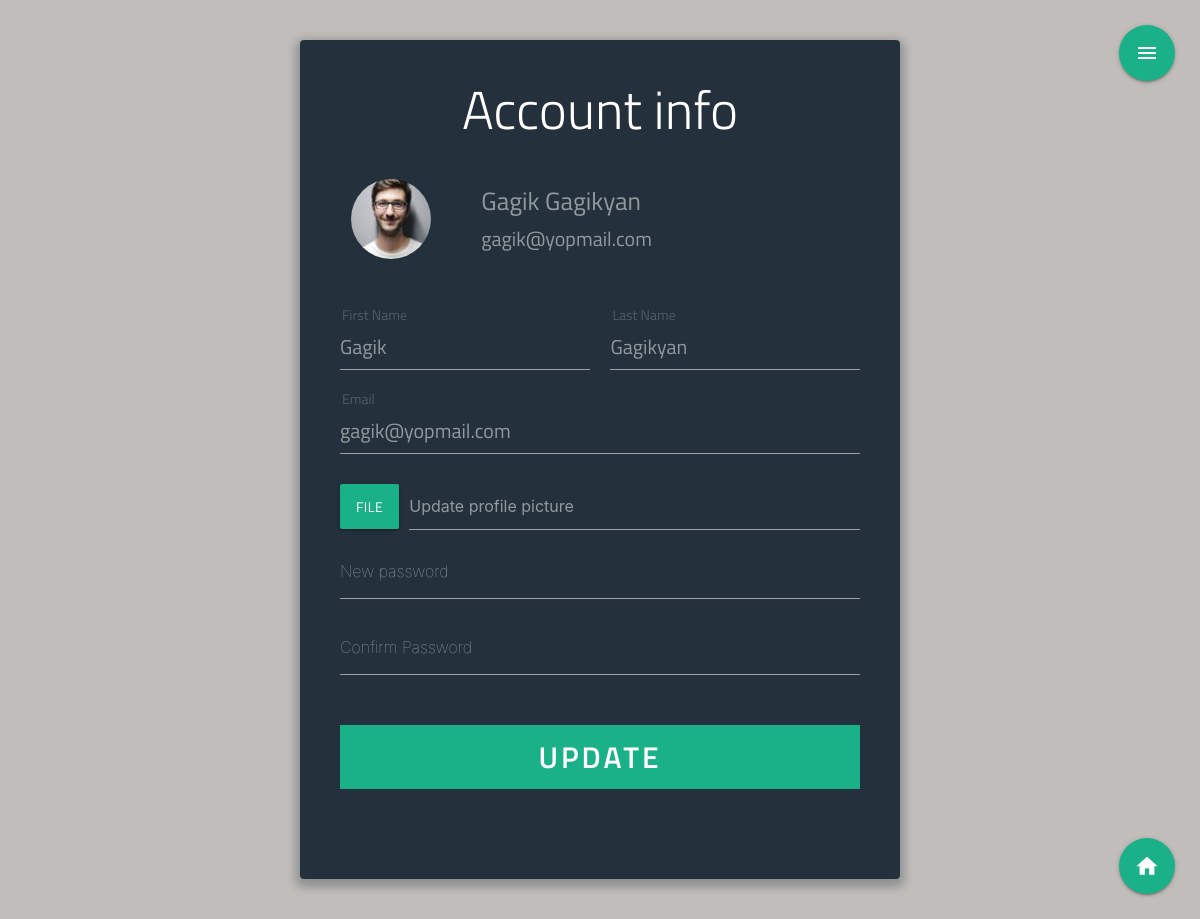
Screenshot of /account (signed in) with the database file from the repository.
### meeting_app/models.py (models this page shows, shortened)
class User(db.Model, UserMixin):
  id = db.Column(db.Integer, primary_key=True)
  fname = db.Column(db.String(60), nullable=False)
  lname = db.Column(db.String(60), nullable=False)
  email = db.Column(db.String(120), unique=True, nullable=False)
  image_file = db.Column(db.String(20), nullable=False, default='avatar.png')
  usertype = db.Column(db.String(20), nullable=False, default="user")
  password = db.Column(db.String(60), nullable=False)
  created_meetings = db.relationship('Meeting', backref='author', lazy=True)

### meeting_app/users/routes.py (the view)
@users.route('/account', methods=["GET", "POST"])
@login_required
def account():
  form = UpdateAccountForm()
  if form.validate_on_submit():
    if form.picture.data:
      picture_file = save_picture(form.picture.data)
      current_user.image_file = picture_file
    current_user.fname=form.fname.data
    current_user.lname=form.lname.data
    current_user.email=form.email.data
    if form.password.data:
      hashed_pass = bcrypt.generate_password_hash(form.password.data).decode('utf-8')
      current_user.password = hashed_pass
    db.session.commit()
    flash('Your account has bee updated!', 'success')
    return redirect(url_for('users.account'))
  elif request.method == 'GET':
    form.fname.data = current_user.fname
    form.lname.data = current_user.lname
    form.email.data = current_user.email
    form.password.data = current_user.password
  image_file = url_for('static', filename='/img/' + current_user.image_file)
  return render_template('account.html', title="Account", isIndex=True, image_file=image_file, form=form)

### meeting_app/users/forms.py (shortened to what this page needs)
class UpdateAccountForm(FlaskForm):
  fname = StringField("First Name", validators=[DataRequired(), Length(min=2, max=60)])
  lname = StringField("Last Name", validators=[DataRequired(), Length(min=2, max=60)])
  email = StringField("Email", validators=[DataRequired(), check_email])
  picture = FileField('Update profile picture', validators=[FileAllowed(['jpg','png','jpeg'])])
  password = PasswordField("New password",  validators = [check_pass, optional(), Length(min=6, max=60)])
  confirm_password = PasswordField("Confirm Password", validators = [EqualTo("password")])
  submit = SubmitField("Update")

### meeting_app/models.py (called while the page is built)
@login_manager.user_loader
def load_user(user_id):
  return User.query.get(int(user_id))

### meeting_app/templates/account.html (shortened to what this page needs)
{%extends "layout.html"%}
{% block content %}
<div class="wrap account">
<h2>Account info</h2>
<div class="row">
  <div class="col m3 s4" >
      <div class="profile-img-wrapper">
        <div class="user-img circle" style="background-image: url({{image_file}})"></div>
      </div>
  </div>
  <div class="col m9 s8">
    <div class="user-info">
      <p> {{current_user.fname}} {{current_user.lname}} </p>
      <p>{{current_user.email}}</p>
    </div>
  </div>
</div>
<div class="row">
  <div class="margin-top">
     <form  method="Post" action="" autocomplete="off" enctype="multipart/form-data">
       <div class="top-row">
      <div class="field-wrap">
        {{form.fname.label(class="req")}}
        {% if form.fname.errors %}
          {{form.fname(class="validate invalid length", minlength="2", maxlength="60", data_length="60")}}
              {% for  error in form.fname.errors %}
              <span class="helper-text"  data-error="{{error}}"></span>
              {% endfor %}
          {% else %}
          {{form.fname(class="validate length",minlength="2", maxlength="60", data_length="60")}}
        {% endif %}
      </div>
      <div class="field-wrap">
        {{form.lname.label(class="req")}}
        {% if form.lname.errors %}
          {{form.lname(class="validate invalid length",minlength="2", maxlength="60", data_length="60")}}
              {% for  error in form.lname.errors %}
              <span class="helper-text"  data-error="{{error}}"></span>
              {% endfor %}
          {% else %}
          {{form.lname(class="validate length" ,minlength="2", maxlength="60", data_length="60")}}
        {% endif %}
      </div>
       </div>
      <div class="field-wrap">
        {{form.email.label(class="req")}}
        {% if form.email.errors %}
          {{form.email(class="validate invalid")}}
            {% for  error in form.email.errors %}
                <span class="helper-text" data-error="{{error}}" ></span>
              {% endfor %}
          {% else %}
          {{form.email(class="validate", type="email")}}
        {% endif %}
      </div>
      <div class="file-field input-field">
        <div class="btn file-button">
          <span>File</span>
        </div>
        <div class="file-path-wrapper">
          {% if form.picture.errors %}
            {% for error in form.picture.errors %}
            <input class="file-path validate invalid" type="text" placeholder="Update profile picture">
            <span class="helper-text" data-error="{{error}}" ></span>
            {% endfor %}
          {% else %}
          <input class="file-path validate" type="text" placeholder="Update profile picture">
          {% endif %}
        </div>
      </div>
      <div class="field-wrap">
        {{form.password.label(class="account-label")}}
        {% if form.password.errors %}
          {{form.password(class="validate invalid", id="passLogin",minlength="6", maxlength="60")}}
            {% for  error in form.password.errors %}
                <span class="helper-text" data-error="{{error}}" ></span>
            {% endfor %}
        {% else %}
            {{form.password(class="validate",minlength="6",maxlength="60",data_length="60")}}
        {% endif %}
      </div>
      <div class="field-wrap">
        {{form.confirm_password.label(class="account-label")}}
        {% if form.confirm_password.errors %}
        {{form.confirm_password(class="validate invalid", minlength="6",maxlength="60",data_length="60")}}
          {% for  error in form.confirm_password.errors %}
              <span class="helper-text" data-error="{{error}}" ></span>
          {% endfor %}
      {% else %}
          {{form.confirm_password(class="validate signupConfimPass", minlength="6",maxlength="60", data_length="60")}}
      {% endif %}
      </div>
        <div class="field-wrap margin-top">
          {{form.submit(class="button button-block")}}
        </div>
    </form>
</div>
<div class="fixed-button-wrapper">
  <a class="btn-floating btn-large" href="{{url_for('main.index')}}"><i class="material-icons">home</i></a>
</div>
</div>
{% endblock content %}

### meeting_app/static/css/style.css (style rules this page uses)
*, *:before, *:after { box-sizing: border-box; outline: none; }
html { overflow-y: scroll; }
body { background: #c1bdba; font-family: "Titillium Web", sans-serif; }
a { text-decoration: none; color: #1ab188; transition: 0.5s ease; }
.wrap { background: rgba(19, 35, 47, 0.9); padding: 40px; max-width: 600px; margin: 40px auto; border-radius: 4px; box-shadow: 0 4px 10px 4px rgba(19, 35, 47, 0.3); }
h1, h2 { text-align: center; color: #ffffff; font-weight: 300; margin: 0 0 40px; }
label { position: absolute; transform: translateY(6px); left: 13px; color: rgba(255, 255, 255, 0.5); transition: all 0.25s ease; -webkit-backface-visibility: hidden; pointer-events: none; font-size: 22px; }
label.req::after { content: "*"; color: #1ab188; position: absolute; right: -15px; top: 0; }
label.active { transform: translateY(-20px); left: 2px; font-size: 14px; }
label.active.req::after { opacity: 0; }
input, textarea { font-size: 22px; display: block; width: 100%; height: 100%; padding: 5px 10px; background: none; background-image: none; border: 1px solid #a0b3b0; border-radius: 0; transition: border-color 0.25s ease, box-shadow 0.25s ease; }
.field-wrap { position: relative; margin-bottom: 30px; }
.top-row:after { content: ""; display: table; clear: both; }
.top-row > div { float: left; width: 48%; margin-right: 4%; }
.top-row > div:last-child { margin: 0; }
.button { border: 0; outline: none; border-radius: 0; padding: 15px 0; font-size: 2rem; font-weight: 600; text-transform: uppercase; letter-spacing: 0.1em; background: #1ab188; color: #ffffff; transition: all 0.5s ease; -webkit-appearance: none; }
.button-block { display: block; width: 100%; }
form .field-wrap input:not(.browser-default) { color: rgba(255, 255, 255, 0.5); font-size: 20px; font-family: "Titillium Web", sans-serif; }
label.active { opacity: 0.4; }
form .field-wrap input[type="submit"] { font-size: 2rem; color: #fff; cursor: pointer; }
.fixed-button-wrapper { position: fixed; right: 25px; bottom: 25px; }
.fixed-button-wrapper .btn-floating { background-color: #1ab188; }
.fixed-button-wrapper .btn-floating i { font-size: 1.7rem; }
.margin-top { margin-top: 50px; }
.user-img { background-position: center; background-size: cover; background-repeat: no-repeat; }
.profile-img-wrapper { height: 80px; width: 80px; position: relative; }
.profile-img-wrapper .user-img { background-position: center; background-size: cover; background-repeat: no-repeat; position: absolute; top: 0; bottom: 0; left: 0; right: 0; }
.user-info { color: rgba(255, 255, 255, 0.5); }
.user-info p:first-child { font-size: 25px; line-height: 25px; margin: 0; margin-top: 10px; padding: 0; }
.user-info p:last-child { font-size: 20px; margin-top: 10px; }
.btn { background-color: #1ab188;; }
.file-path::placeholder,.file-path { color: rgba(255, 255, 255, 0.5) ; }
.account-label { font-size: 16px; font-weight: 100; color: rgba(255, 255, 255, 0.6); left:0; font-family: -apple-system,BlinkMacSystemFont,"Segoe UI",Roboto,Oxygen-Sans,Ubuntu,Cantarell,"Helvetica Neue",sans-serif; }

### rows the page displays
User: fname "Gagik", lname "Gagikyan", email "gagik@yopmail.com"
